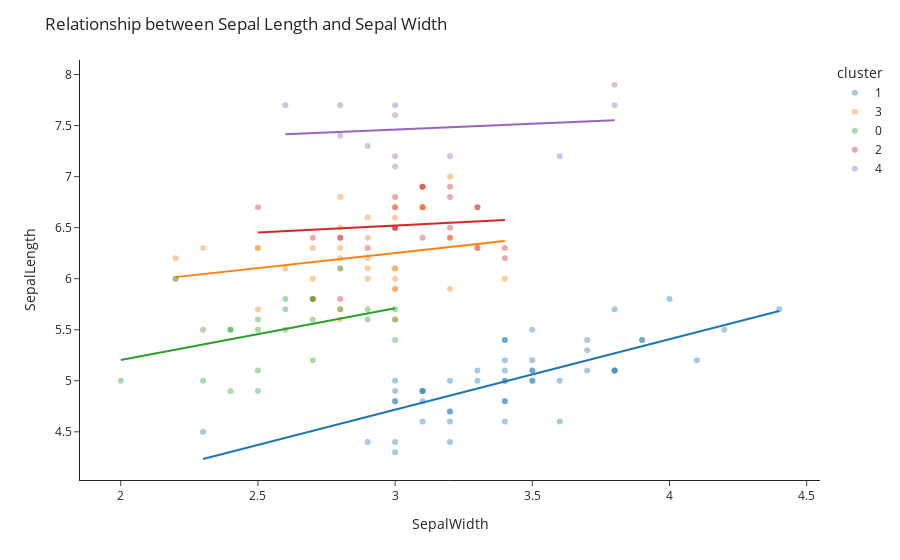

The cell this chart's notebook holds for it:
### Markdown cell above
If we want to evaluate the relationship of sepal width on sepal length, we will have the following arguments:

- `dta_iris_new`
- `x="SepalWidth"`
- `y="SepalLength"`

We can use the additional argument `color="cluster"` to see the affect of the clustering. 

Make sure the plot displays nicely by using arguments    
- `template = "simple_white"`
- `opacity = 0.4`
- `trendline="ols"`

Use the function `scatter` in `plotly.express` and the three arguments to create a scatterplot figure names `fig_iris_cluster`. 

Using the function `update_layout` have the title display `"Relationship between Sepal Length and Sepal Width"` and show the plot `fig_iris_cluster` using the function `show`.

### Code cell
fig_iris_cluster = px.scatter(dta_iris_new, 
                              x="SepalWidth", 
                              y="SepalLength",
                              color="cluster",
                              template = "simple_white",
                              opacity = 0.4,
                              trendline="ols")

fig_iris_cluster.update_layout(title_text="Relationship between Sepal Length and Sepal Width")

fig_iris_cluster.show()

### Figure 1 — Plotly figure (JSON) as saved in the notebook; plotly's stock layout.template omitted (floating-point values rounded to 4 significant figures)
{"data": [{"hovertemplate": "cluster=1<br>SepalWidth=%{x}<br>SepalLength=%{y}<extra></extra>", "legendgroup": "1", "marker": {"color": "#1F77B4", "opacity": 0.4, "symbol": "circle"}, "mode": "markers", "name": "1", "showlegend": true, "type": "scatter", "x": [3.5, 3, 3.2, 3.1, 3.6, 3.9, 3.4, 3.4, 2.9, 3.1, 3.7, 3.4, 3, 3, 4, 4.4, 3.9, 3.5, 3.8, 3.8, 3.4, 3.7, 3.6, 3.3, 3.4, 3, 3.4, 3.5, 3.4, 3.2, 3.1, 3.4, 4.1, 4.2, 3.1, 3.2, 3.5, 3.1, 3, 3.4, 3.5, 2.3, 3.2, 3.5, 3.8, 3, 3.8, 3.2, 3.7, 3.3], "xaxis": "x", "y": [5.1, 4.9, 4.7, 4.6, 5, 5.4, 4.6, 5, 4.4, 4.9, 5.4, 4.8, 4.8, 4.3, 5.8, 5.7, 5.4, 5.1, 5.7, 5.1, 5.4, 5.1, 4.6, 5.1, 4.8, 5, 5, 5.2, 5.2, 4.7, 4.8, 5.4, 5.2, 5.5, 4.9, 5, 5.5, 4.9, 4.4, 5.1, 5, 4.5, 4.4, 5, 5.1, 4.8, 5.1, 4.6, 5.3, 5], "yaxis": "y"}, {"hovertemplate": "<b>OLS trendline</b><br>SepalLength = 0.690854 * SepalWidth + 2.64466<br>R<sup>2</sup>=0.557681<br><br>cluster=1<br>SepalWidth=%{x}<br>SepalLength=%{y} <b>(trend)</b><extra></extra>", "legendgroup": "1", "marker": {"color": "#1F77B4", "symbol": "circle"}, "mode": "lines", "name": "1", "showlegend": false, "type": "scatter", "x": [2.3, 2.9, 3, 3, 3, 3, 3, 3, 3.1, 3.1, 3.1, 3.1, 3.1, 3.2, 3.2, 3.2, 3.2, 3.2, 3.3, 3.3, 3.4, 3.4, 3.4, 3.4, 3.4, 3.4, 3.4, 3.4, 3.4, 3.5, 3.5, 3.5, 3.5, 3.5, 3.5, 3.6, 3.6, 3.7, 3.7, 3.7, 3.8, 3.8, 3.8, 3.8, 3.9, 3.9, 4, 4.1, 4.2, 4.4], "xaxis": "x", "y": [4.234, 4.648, 4.717, 4.717, 4.717, 4.717, 4.717, 4.717, 4.786, 4.786, 4.786, 4.786, 4.786, 4.855, 4.855, 4.855, 4.855, 4.855, 4.924, 4.924, 4.994, 4.994, 4.994, 4.994, 4.994, 4.994, 4.994, 4.994, 4.994, 5.063, 5.063, 5.063, 5.063, 5.063, 5.063, 5.132, 5.132, 5.201, 5.201, 5.201, 5.27, 5.27, 5.27, 5.27, 5.339, 5.339, 5.408, 5.477, 5.546, 5.684], "yaxis": "y"}, {"hovertemplate": "cluster=3<br>SepalWidth=%{x}<br>SepalLength=%{y}<extra></extra>", "legendgroup": "3", "marker": {"color": "#FF7F0E", "opacity": 0.4, "symbol": "circle"}, "mode": "markers", "name": "3", "showlegend": true, "type": "scatter", "x": [3.2, 3.2, 3.1, 2.8, 2.8, 3.3, 2.9, 3, 2.9, 3.1, 3, 2.2, 3.2, 2.5, 2.8, 2.9, 3, 2.8, 3, 2.9, 2.7, 3.4, 3.1, 2.3, 3, 2.9, 2.7, 2.5, 2.2, 2.8, 2.7, 2.8, 3, 2.8, 2.6, 3, 2.7, 2.5, 3], "xaxis": "x", "y": [7, 6.4, 6.9, 6.5, 5.7, 6.3, 6.6, 5.9, 6.1, 6.7, 5.6, 6.2, 5.9, 6.3, 6.1, 6.4, 6.6, 6.8, 6.7, 6, 6, 6, 6.7, 6.3, 6.1, 6.2, 5.8, 5.7, 6, 5.6, 6.3, 6.2, 6.1, 6.3, 6.1, 6, 5.8, 6.3, 5.9], "yaxis": "y"}, {"hovertemplate": "<b>OLS trendline</b><br>SepalLength = 0.294133 * SepalWidth + 5.36828<br>R<sup>2</sup>=0.052414<br><br>cluster=3<br>SepalWidth=%{x}<br>SepalLength=%{y} <b>(trend)</b><extra></extra>", "legendgroup": "3", "marker": {"color": "#FF7F0E", "symbol": "circle"}, "mode": "lines", "name": "3", "showlegend": false, "type": "scatter", "x": [2.2, 2.2, 2.3, 2.5, 2.5, 2.5, 2.6, 2.7, 2.7, 2.7, 2.7, 2.8, 2.8, 2.8, 2.8, 2.8, 2.8, 2.8, 2.9, 2.9, 2.9, 2.9, 2.9, 3, 3, 3, 3, 3, 3, 3, 3, 3.1, 3.1, 3.1, 3.2, 3.2, 3.2, 3.3, 3.4], "xaxis": "x", "y": [6.015, 6.015, 6.045, 6.104, 6.104, 6.104, 6.133, 6.162, 6.162, 6.162, 6.162, 6.192, 6.192, 6.192, 6.192, 6.192, 6.192, 6.192, 6.221, 6.221, 6.221, 6.221, 6.221, 6.251, 6.251, 6.251, 6.251, 6.251, 6.251, 6.251, 6.251, 6.28, 6.28, 6.28, 6.31, 6.31, 6.31, 6.339, 6.368], "yaxis": "y"}, {"hovertemplate": "cluster=0<br>SepalWidth=%{x}<br>SepalLength=%{y}<extra></extra>", "legendgroup": "0", "marker": {"color": "#2CA02C", "opacity": 0.4, "symbol": "circle"}, "mode": "markers", "name": "0", "showlegend": true, "type": "scatter", "x": [2.3, 2.4, 2.7, 2, 2.2, 2.9, 2.7, 2.5, 2.8, 2.6, 2.4, 2.4, 2.7, 3, 3, 2.5, 2.6, 2.6, 2.3, 2.7, 3, 2.9, 2.5, 2.8, 2.5], "xaxis": "x", "y": [5.5, 4.9, 5.2, 5, 6, 5.6, 5.8, 5.6, 6.1, 5.7, 5.5, 5.5, 5.8, 5.4, 5.6, 5.5, 5.5, 5.8, 5, 5.6, 5.7, 5.7, 5.1, 5.7, 4.9], "yaxis": "y"}, {"hovertemplate": "<b>OLS trendline</b><br>SepalLength = 0.506098 * SepalWidth + 4.19215<br>R<sup>2</sup>=0.164189<br><br>cluster=0<br>SepalWidth=%{x}<br>SepalLength=%{y} <b>(trend)</b><extra></extra>", "legendgroup": "0", "marker": {"color": "#2CA02C", "symbol": "circle"}, "mode": "lines", "name": "0", "showlegend": false, "type": "scatter", "x": [2, 2.2, 2.3, 2.3, 2.4, 2.4, 2.4, 2.5, 2.5, 2.5, 2.5, 2.6, 2.6, 2.6, 2.7, 2.7, 2.7, 2.7, 2.8, 2.8, 2.9, 2.9, 3, 3, 3], "xaxis": "x", "y": [5.204, 5.306, 5.356, 5.356, 5.407, 5.407, 5.407, 5.457, 5.457, 5.457, 5.457, 5.508, 5.508, 5.508, 5.559, 5.559, 5.559, 5.559, 5.609, 5.609, 5.66, 5.66, 5.71, 5.71, 5.71], "yaxis": "y"}, {"hovertemplate": "cluster=2<br>SepalWidth=%{x}<br>SepalLength=%{y}<extra></extra>", "legendgroup": "2", "marker": {"color": "#D62728", "opacity": 0.4, "symbol": "circle"}, "mode": "markers", "name": "2", "showlegend": true, "type": "scatter", "x": [3.3, 2.9, 3, 2.5, 3.2, 2.7, 3, 2.8, 3.2, 3, 3.2, 3.3, 2.8, 2.8, 3.4, 3.1, 3.1, 3.1, 3.1, 3.2, 3.3, 3, 3, 3.4], "xaxis": "x", "y": [6.3, 6.3, 6.5, 6.7, 6.5, 6.4, 6.8, 5.8, 6.4, 6.5, 6.9, 6.7, 6.4, 6.4, 6.3, 6.4, 6.9, 6.7, 6.9, 6.8, 6.7, 6.7, 6.5, 6.2], "yaxis": "y"}, {"hovertemplate": "<b>OLS trendline</b><br>SepalLength = 0.135078 * SepalWidth + 6.11605<br>R<sup>2</sup>=0.013525<br><br>cluster=2<br>SepalWidth=%{x}<br>SepalLength=%{y} <b>(trend)</b><extra></extra>", "legendgroup": "2", "marker": {"color": "#D62728", "symbol": "circle"}, "mode": "lines", "name": "2", "showlegend": false, "type": "scatter", "x": [2.5, 2.7, 2.8, 2.8, 2.8, 2.9, 3, 3, 3, 3, 3, 3.1, 3.1, 3.1, 3.1, 3.2, 3.2, 3.2, 3.2, 3.3, 3.3, 3.3, 3.4, 3.4], "xaxis": "x", "y": [6.454, 6.481, 6.494, 6.494, 6.494, 6.508, 6.521, 6.521, 6.521, 6.521, 6.521, 6.535, 6.535, 6.535, 6.535, 6.548, 6.548, 6.548, 6.548, 6.562, 6.562, 6.562, 6.575, 6.575], "yaxis": "y"}, {"hovertemplate": "cluster=4<br>SepalWidth=%{x}<br>SepalLength=%{y}<extra></extra>", "legendgroup": "4", "marker": {"color": "#9467BD", "opacity": 0.4, "symbol": "circle"}, "mode": "markers", "name": "4", "showlegend": true, "type": "scatter", "x": [3, 3, 2.9, 3.6, 3.8, 2.6, 2.8, 3.2, 3, 2.8, 3.8, 3], "xaxis": "x", "y": [7.1, 7.6, 7.3, 7.2, 7.7, 7.7, 7.7, 7.2, 7.2, 7.4, 7.9, 7.7], "yaxis": "y"}, {"hovertemplate": "<b>OLS trendline</b><br>SepalLength = 0.113343 * SepalWidth + 7.1208<br>R<sup>2</sup>=0.027894<br><br>cluster=4<br>SepalWidth=%{x}<br>SepalLength=%{y} <b>(trend)</b><extra></extra>", "legendgroup": "4", "marker": {"color": "#9467BD", "symbol": "circle"}, "mode": "lines", "name": "4", "showlegend": false, "type": "scatter", "x": [2.6, 2.8, 2.8, 2.9, 3, 3, 3, 3, 3.2, 3.6, 3.8, 3.8], "xaxis": "x", "y": [7.415, 7.438, 7.438, 7.449, 7.461, 7.461, 7.461, 7.461, 7.484, 7.529, 7.552, 7.552], "yaxis": "y"}], "layout": {"legend": {"title": {"text": "cluster"}, "tracegroupgap": 0}, "margin": {"t": 60}, "title": {"text": "Relationship between Sepal Length and Sepal Width"}, "xaxis": {"anchor": "y", "domain": [0, 1], "title": {"text": "SepalWidth"}}, "yaxis": {"anchor": "x", "domain": [0, 1], "title": {"text": "SepalLength"}}}}
